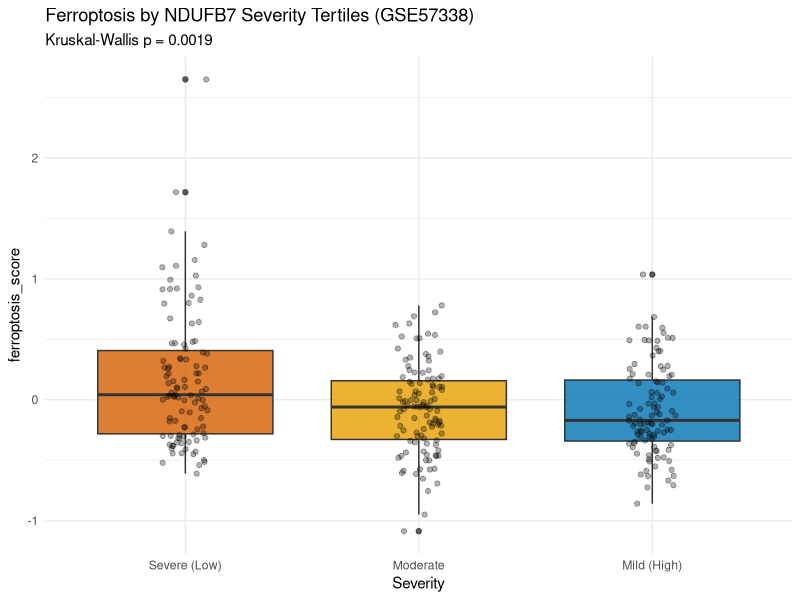

Reproduce this figure in R.
#!/usr/bin/env Rscript
library(ggplot2)
PROJECT <- path.expand("~/Projects/NDUFB7_HF_2026_04_20")
df <- read.csv("03_results/V141_GSE57338_Bulk_Fix/V141_bulk_ferroptosis.csv", stringsAsFactors = FALSE)

# 用NDUFB7三分位作为"病因严重程度"代理（低=ICM-like, 高=NF-like）
df$Severity <- cut(df$NDUFB7, breaks = quantile(df$NDUFB7, c(0, 0.33, 0.67, 1), na.rm = TRUE),
                   labels = c("Severe (Low)", "Moderate", "Mild (High)"), include.lowest = TRUE)

kw <- kruskal.test(ferroptosis_score ~ Severity, data = df)
p <- ggplot(df, aes(x = Severity, y = ferroptosis_score, fill = Severity)) +
  geom_boxplot(alpha = 0.8) + geom_jitter(width = 0.1, alpha = 0.3) +
  scale_fill_manual(values = c("Severe (Low)"="#D55E00", "Moderate"="#E69F00", "Mild (High)"="#0072B2")) +
  labs(title = "Ferroptosis by NDUFB7 Severity Tertiles (GSE57338)",
       subtitle = paste0("Kruskal-Wallis p = ", signif(kw$p.value, 2))) +
  theme_minimal() + theme(legend.position = "none")
ggsave("03_results/V145_GSE57338_Etiology/V145_Severity_Tertile_Proxy.png", p, width = 6, height = 5, dpi = 300, bg = "white")
cat("[MINI] Severity proxy saved. True etiology labels require manual GEO inspection.\n")
